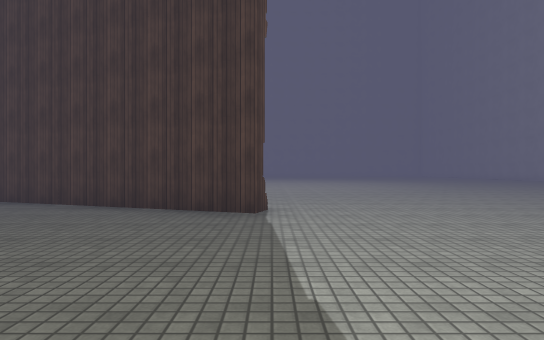
view 1 (above)

24 first-person views from a walk through a 3-D level made in the Unity game engine. The camera is 1.2 m above the floor, looks level and sees 75° across. The floor is counted in squares, 2 m on a side. Each view is taken from the middle of a square. On the plan, view 1 faces up. The plan holds only what a view shows up to about 10 squares ahead; the rest is blank. The place goes on beyond the plan. The player is left out. Some animated figures are not drawn. Surface patterns are stand-ins for the level's own textures.

view 2
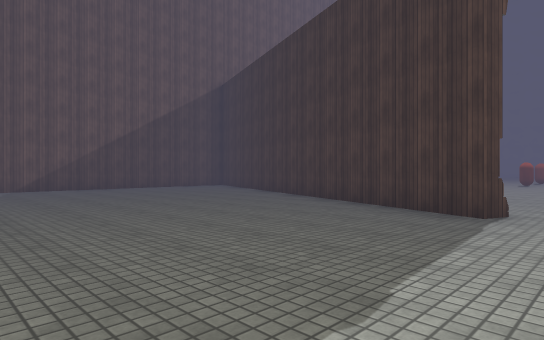

view 3
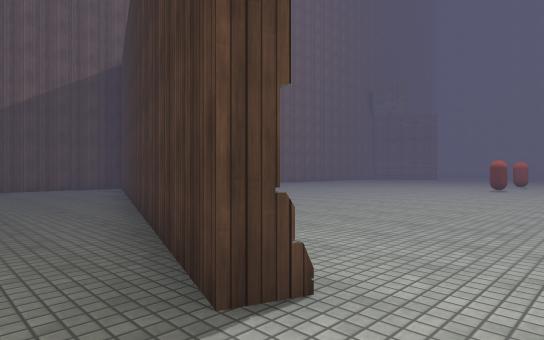

view 4
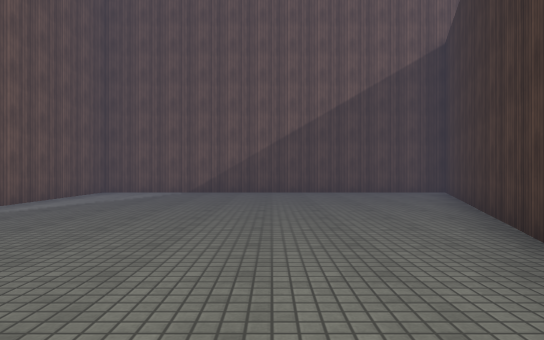

view 5
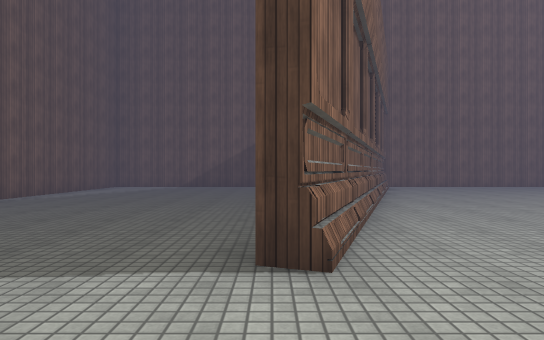

view 6
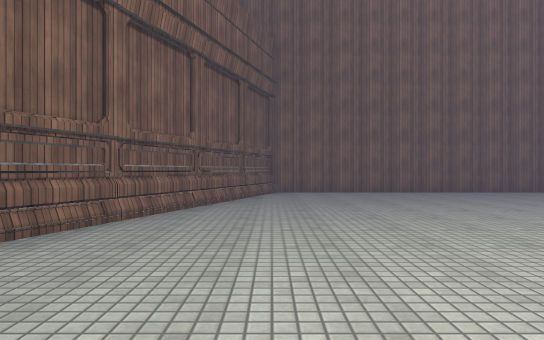

view 7
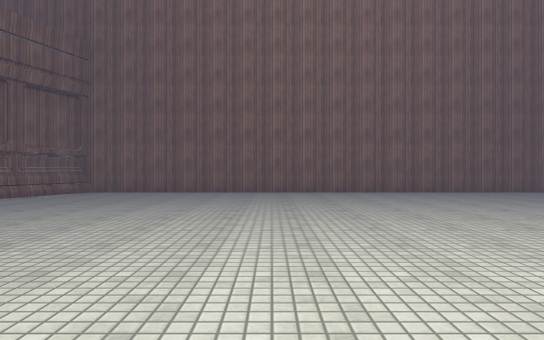

view 8
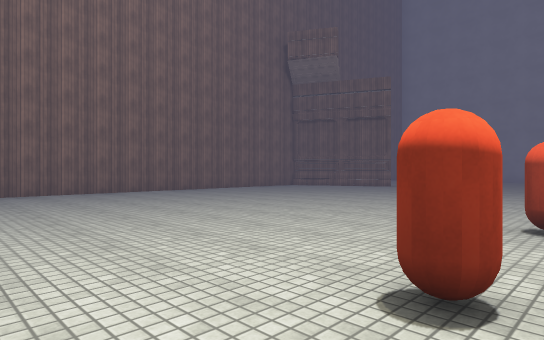

view 9
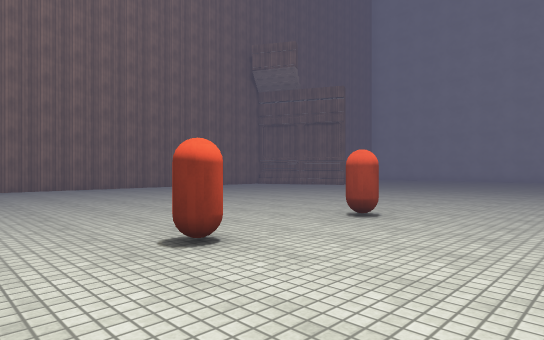

view 10
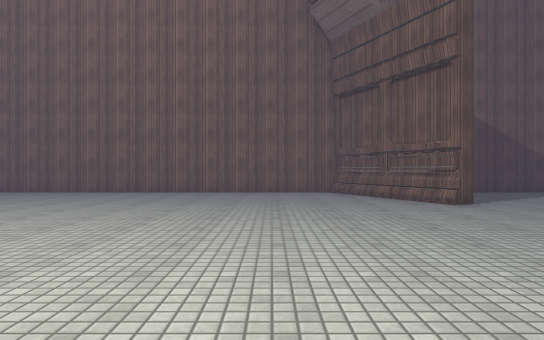

view 11
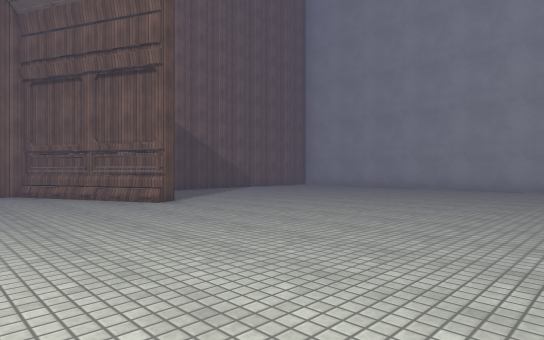

view 12
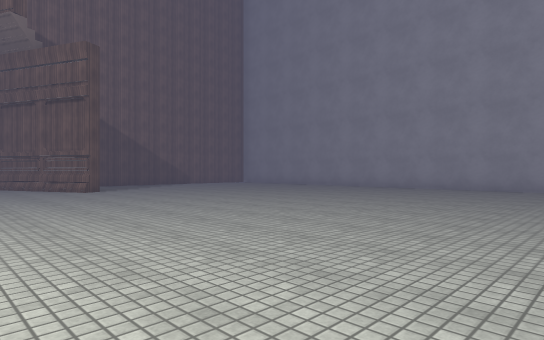

view 13
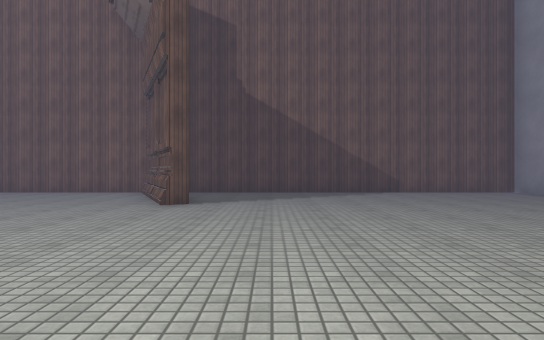

view 14
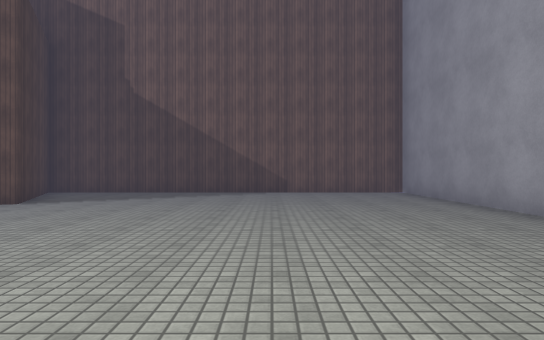

view 15
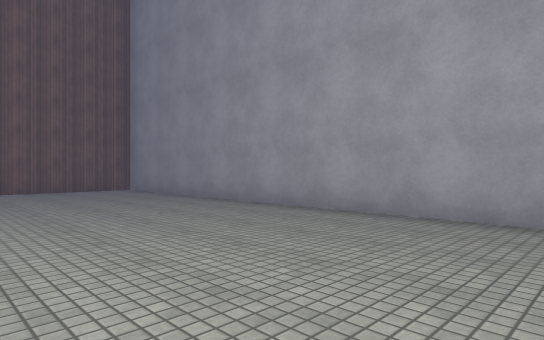

view 16
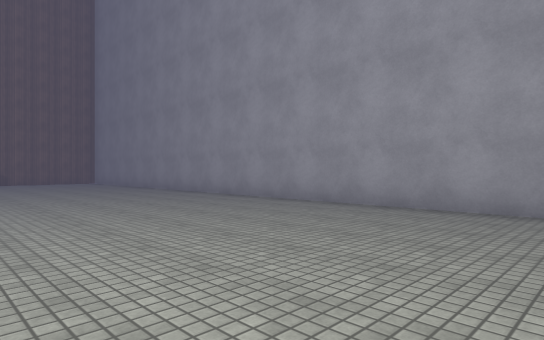

view 17
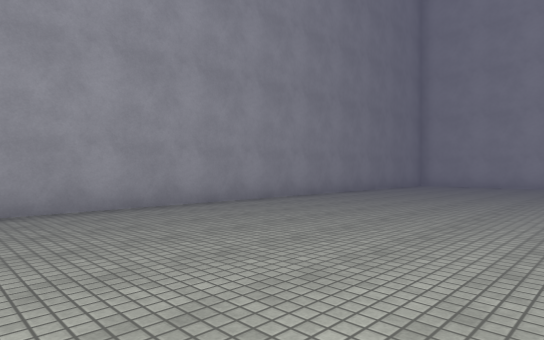

view 18
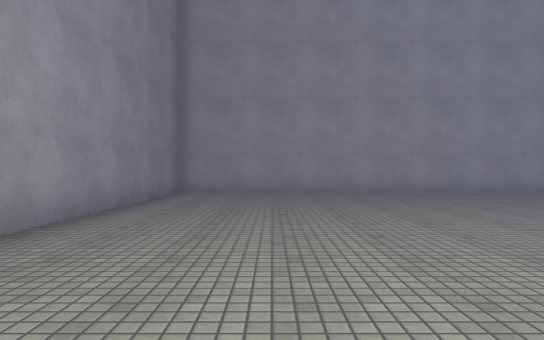

view 19
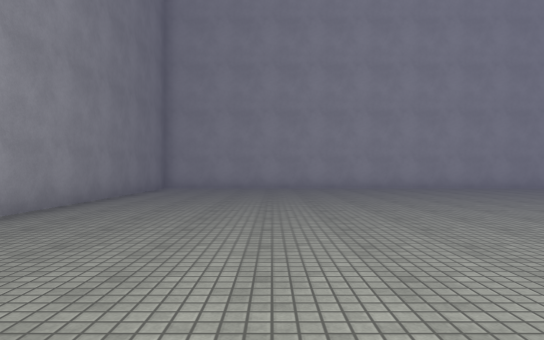

view 20
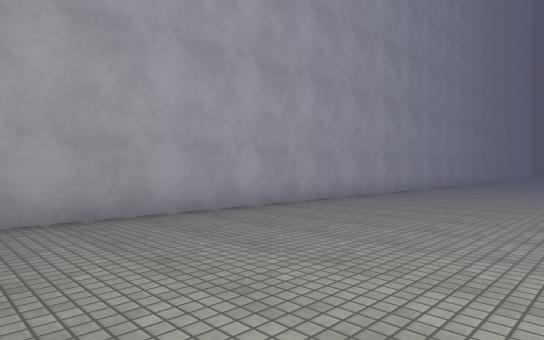

view 21
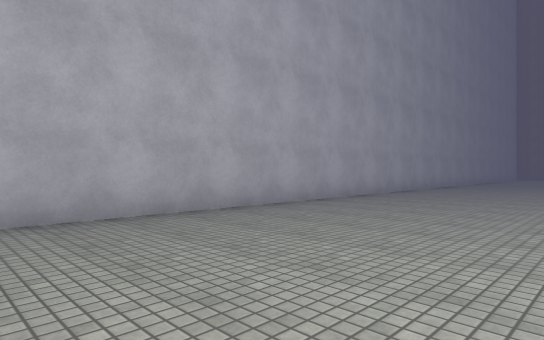

view 22
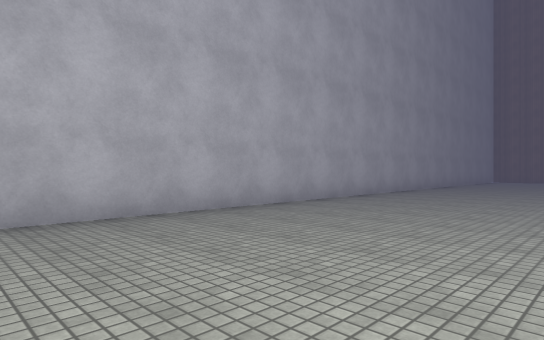

view 23
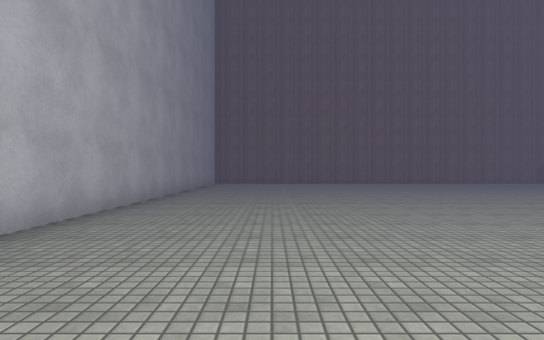

view 24
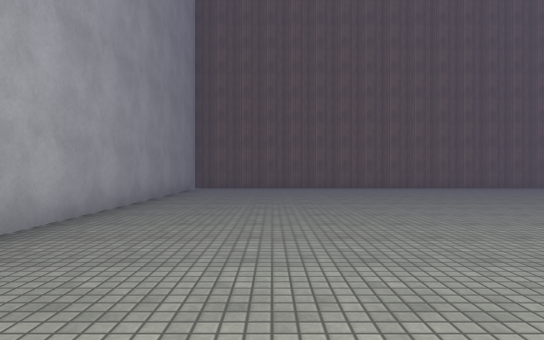

### Floor plan
Points are (right, up) in squares from view 1. A wall is a line through its corners. A room is listed if a view was taken in it or the views show most of it. See-through windows are left out.
Room 1 (views 1, 2, 3, 4, 5, 6, 7, 8, 9, 10, 11, 12, 13, 14, 15, 16, 17, 18, 19, 20, 21, 22, 23, 24)
walls: (-10.5, 8.9) (-0.1, 5.2) (-0.2, 4.9) (-10.5, 8.6) (-10.5, -0.5) (-5.1, -0.5); (14.5, 1) (14.5, 34.5) (-10.5, 34.5) (-10.5, 25) (-7.2, 26.5) (-7.1, 26.3) (-10.5, 24.7) (-10.5, 9.1)
low walls: (-10.5, 9.1) (-0.5, 5.5)
objects: other object (-2, 16); other object (-2, 18)

Positions as (right, up) in squares from view 1, and headings:
1: (0, 0), facing up
2: (1, 0), facing up-left
3: (1, 4), facing up-left
4: (-1, 4), facing left
5: (2, 5), facing left
6: (-1, 9), facing left
7: (-1, 14), facing left
8: (-1, 14), facing up-left
9: (1, 14), facing up-left
10: (-1, 23), facing left
11: (-1, 23), facing up-left
12: (3, 23), facing up-left
13: (-1, 28), facing left
14: (-1, 31), facing left
15: (0, 30), facing up-left
16: (6, 29), facing up-left
17: (1, 29), facing up-right
18: (5, 32), facing right
19: (3, 31), facing right
20: (10, 29), facing down-right
21: (10, 24), facing down-right
22: (10, 19), facing down-right
23: (12, 15), facing down
24: (12, 11), facing down
